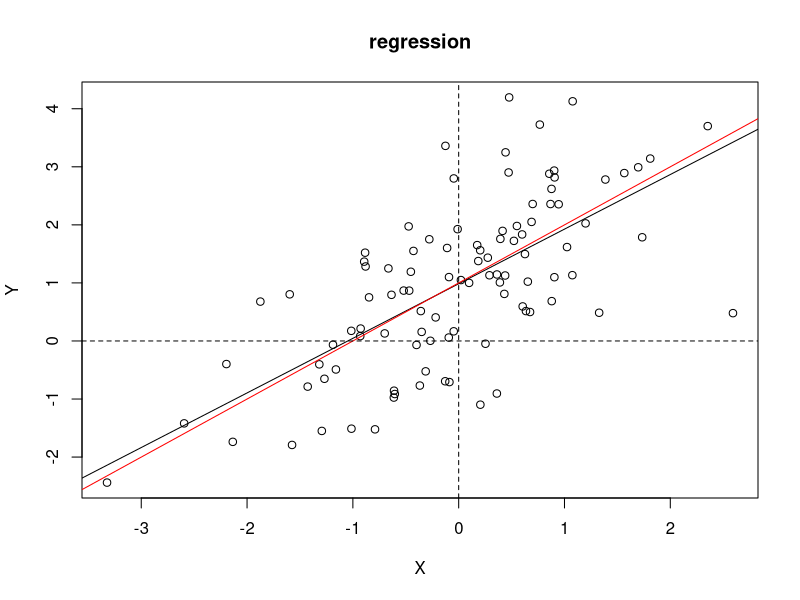
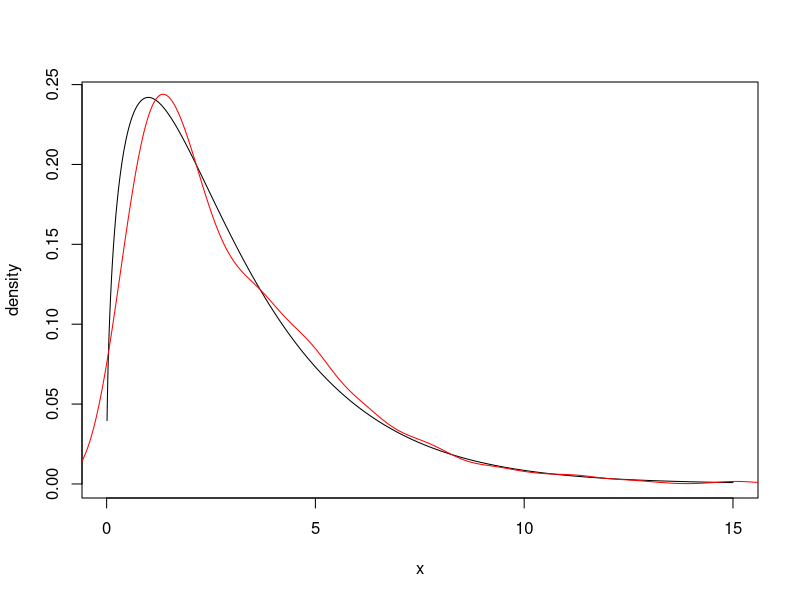
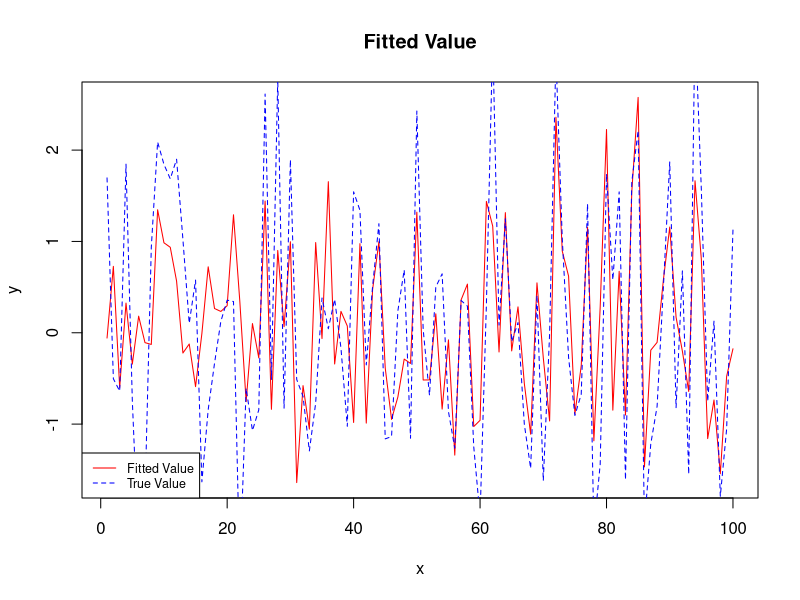
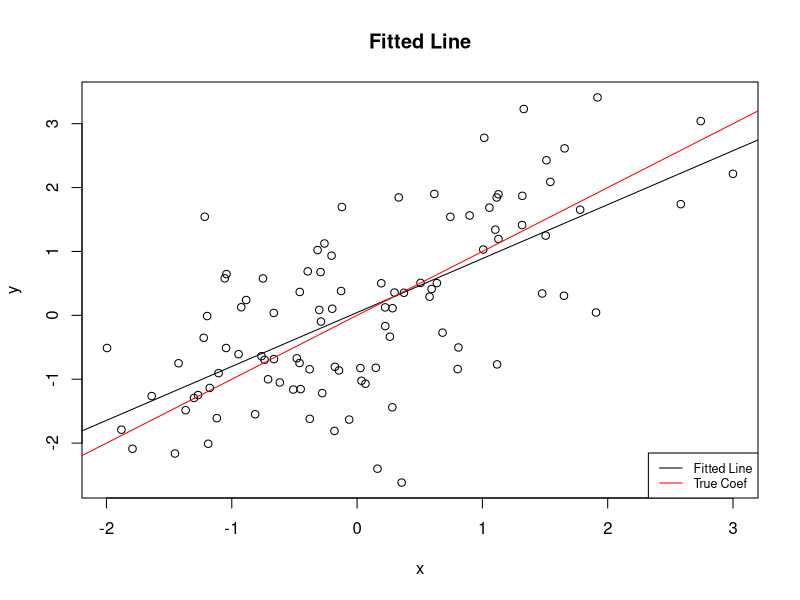

Here is the R script that generated these plots, in order:
## ---- chunk 1
# logical vectors
logi_1 = c(T,T,F)
logi_2 = c(F,T,T)

logi_12 = logi_1 & logi_2
print(logi_12)
## ---- chunk 2
# simulate data
rm(list = ls( ) )
set.seed(111) # can be removed to allow the result to change

# set the parameters
n = 100
b0 = matrix(1, nrow = 2 )

# generate the data
e = rnorm(n)
X = cbind( 1, rnorm(n) )
Y = X %*% b0 + e
## ---- chunk 3
# OLS estimation
bhat = solve( t(X) %*% X, t(X)%*% Y )
## ---- chunk 4
# plot
plot( y = Y, x = X[,2], xlab = "X", ylab = "Y", main = "regression")
abline( a= bhat[1], b = bhat[2])
abline( a = b0[1], b = b0[2], col = "red")
abline( h = 0, lty = 2)
abline( v = 0, lty = 2)
## ---- chunk 5
# calculate the t-value
bhat2 = bhat[2] # the parameter we want to test
e_hat = Y - X %*% bhat
sigma_hat_square = sum(e_hat^2)/ (n-2)
Sigma_B = solve( t(X) %*% X  ) * sigma_hat_square
t_value_2 = ( bhat2 - b0[2]) / sqrt( Sigma_B[2,2] )
print(t_value_2)

## ---- chunk 6
library(AER)
data("CreditCard")
head(CreditCard)
## ---- chunk 7
set.seed(888)
x_axis = seq(0.01, 15, by = 0.01)

y = dchisq(x_axis, df = 3)
plot(y = y, x=x_axis, type = "l", xlab = "x", ylab = "density")
z = rchisq(1000, df = 3)
lines( density(z), col = "red")
crit = qchisq(.95, df = 3)

mean( z > crit )
## ---- chunk 8
# construct confidence interval

CI = function(x){
  # x is a vector of random variables

  n = length(x)
  mu = mean(x)
  sig = sd(x)
  upper = mu + 1.96/sqrt(n) * sig
  lower = mu - 1.96/sqrt(n) * sig
  return( list( lower = lower, upper = upper) )
}

## ---- chunk 9
Rep = 1000
sample_size = 100
capture = rep(0, Rep)


pts0 = Sys.time() # check time
for (i in 1:Rep){
  mu = 2
  x = rpois(sample_size, mu)
  bounds = CI(x)
  capture[i] = ( ( bounds$lower <= mu  ) & (mu <= bounds$upper) )
}
mean(capture) # empirical size
pts1 = Sys.time() - pts0 # check time elapse
print(pts1)
## ---- chunk 10

T = 100
p = 1

b0 = 1
# Generate data
x = matrix( rnorm(T*p), T, 1)
y = x %*% b0 + rnorm(T)

# Linear Model
result = lm(y ~ x)
summary(result)
## ---- chunk 11
plot(result$fitted.values, col = 'red', type = 'l', xlab = 'x', ylab = 'y', 
     main = 'Fitted Value')
lines(y, col = 'blue', type = 'l', lty = 2)
legend('bottomleft', legend=c("Fitted Value", "True Value"),
       col=c("red", "blue"), lty=1:2, cex = 0.75)
## ---- chunk 12

plot( y = y, x = x, xlab = "x", ylab = "y", main = "Fitted Line")
abline( a= result$coefficients[1], b = result$coefficients[2])
abline( a = 0, b = b0, col = "red")

legend('bottomright', legend=c("Fitted Line", "True Coef"),
       col=c("black", "red"), lty=c(1,1), cex = 0.75)
